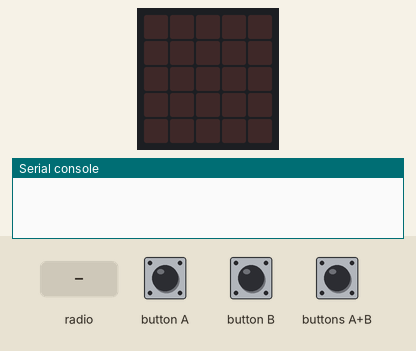
This program was run on a simulated BBC micro:bit (MakeCode). On the bench: the board's 5×5 LED display, the last lines printed to the serial console. The test bench sets the inputs (shaded band). No radio messages arrive unless stated (any console line starting 'radio sent:' is added by the test bench).

Above: at 1.2 s.
1.3 s: button A pressed for 0.15 s
At 2.6 s:
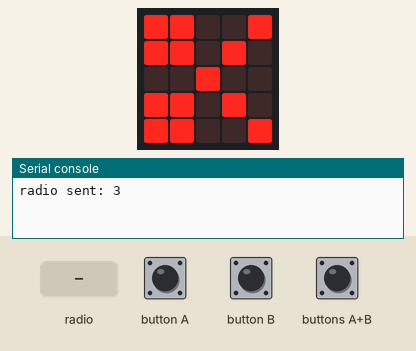
2.9 s: button B pressed for 0.15 s
At 4.1 s:
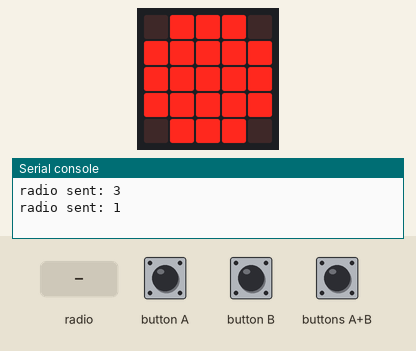
4.5 s: buttons A+B pressed for 0.15 s
At 5.3 s:
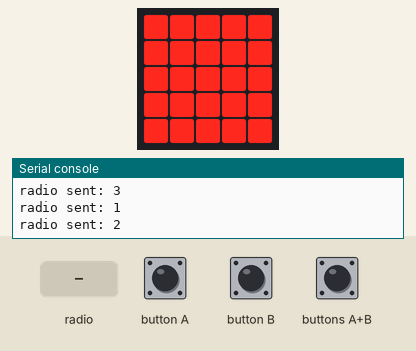
6.1 s: radio message "111" arrives
At 7.0 s:
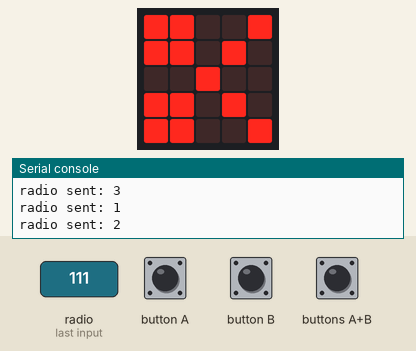
7.6 s: radio message "222" arrives
At 8.1 s:
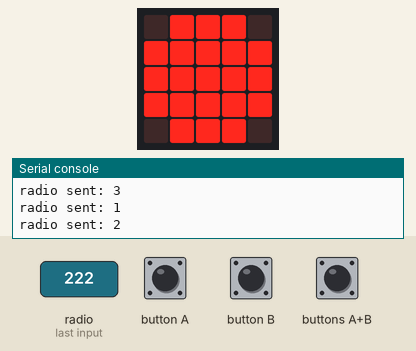
Timing chart, 0 to 10.1 s (numbered marks = the images above; inputs shaded):
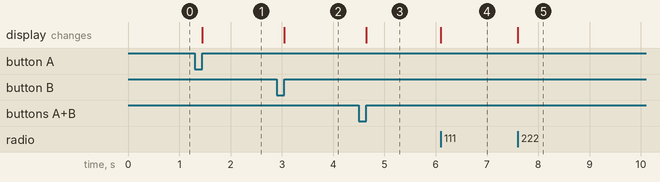

Measured:
- after the input at 1.3 s, the display: changes after 0.15 s (image 1)
- after the input at 2.9 s, the display: changes after 0.15 s (image 2)
- after the input at 4.5 s, the display: changes after 0.15 s (image 3)
- after the input at 6.1 s, the display: changes at once (image 4)
- after the input at 7.6 s, the display: changes at once (image 5)

The program:

main.ts
```typescript
radio.onReceivedNumber(function (receivedNumber) {
    while (enviado == 0) {
        basic.pause(100)
    }
    if (receivedNumber == 111) {
        basic.showLeds(`
            # # . . #
            # # . # .
            . . # . .
            # # . # .
            # # . . #
            `)
    }
    if (receivedNumber == 222) {
        basic.showLeds(`
            . # # # .
            # # # # #
            # # # # #
            # # # # #
            . # # # .
            `)
    }
    if (receivedNumber == 333) {
        basic.showLeds(`
            # # # # #
            # # # # #
            # # # # #
            # # # # #
            # # # # #
            `)
    }
})
function ganador (núm: number) {

}
input.onButtonPressed(Button.A, function () {
    basic.showLeds(`
        # # . . #
        # # . # .
        . . # . .
        # # . # .
        # # . . #
        `)
    radio.sendNumber(3)
    enviado = 3
})
input.onButtonPressed(Button.AB, function () {
    basic.showLeds(`
        # # # # #
        # # # # #
        # # # # #
        # # # # #
        # # # # #
        `)
    radio.sendNumber(2)
    enviado = 2
})
input.onButtonPressed(Button.B, function () {
    basic.showLeds(`
        . # # # .
        # # # # #
        # # # # #
        # # # # #
        . # # # .
        `)
    radio.sendNumber(1)
    enviado = 1
})
let enviado = 0
radio.setGroup(111)
enviado = 0
```

test.ts
```typescript
// aquí va el archivo "tests"; esto no se compilará cuando este paquete se utilice como una extensión.
```
